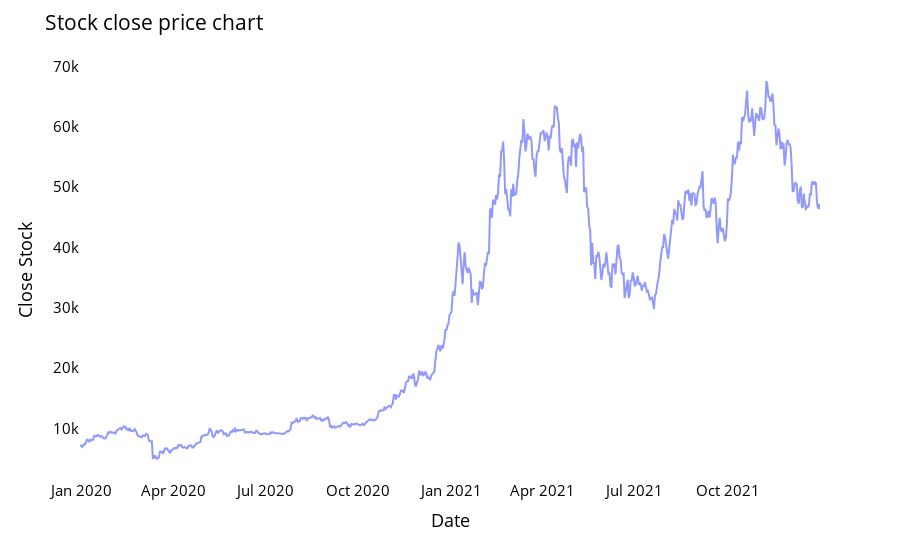

Here is the notebook cell this chart was saved with:
### Markdown cell above
## Plotting stock close price chart

### Code cell
fig = px.line(closedf, x=closedf.date, y=closedf.close,labels={'date':'Date','close':'Close Stock'})
fig.update_traces(marker_line_width=2, opacity=0.7)
fig.update_layout(title_text='Stock close price chart', plot_bgcolor='white', font_size=15, font_color='black')
fig.update_xaxes(showgrid=False)
fig.update_yaxes(showgrid=False)
fig.show()

### Figure 1 — Plotly figure (JSON) as saved in the notebook; plotly's stock layout.template omitted (floating-point values rounded to 4 significant figures; data arrays with more than 128 entries replaced by an {"elided": "..."} marker saying what was removed)
{"data": [{"hovertemplate": "Date=%{x}<br>Close Stock=%{y}<extra></extra>", "legendgroup": "", "line": {"color": "#636efa", "dash": "solid"}, "marker": {"line": {"width": 2}, "symbol": "circle"}, "mode": "lines", "name": "", "opacity": 0.7, "orientation": "v", "showlegend": false, "type": "scatter", "x": {"elided": "732 str values"}, "xaxis": "x", "y": {"elided": "732 float values"}, "yaxis": "y"}], "layout": {"font": {"color": "black", "size": 15}, "legend": {"tracegroupgap": 0}, "margin": {"t": 60}, "plot_bgcolor": "white", "title": {"text": "Stock close price chart"}, "xaxis": {"anchor": "y", "domain": [0, 1], "showgrid": false, "title": {"text": "Date"}}, "yaxis": {"anchor": "x", "domain": [0, 1], "showgrid": false, "title": {"text": "Close Stock"}}}}
